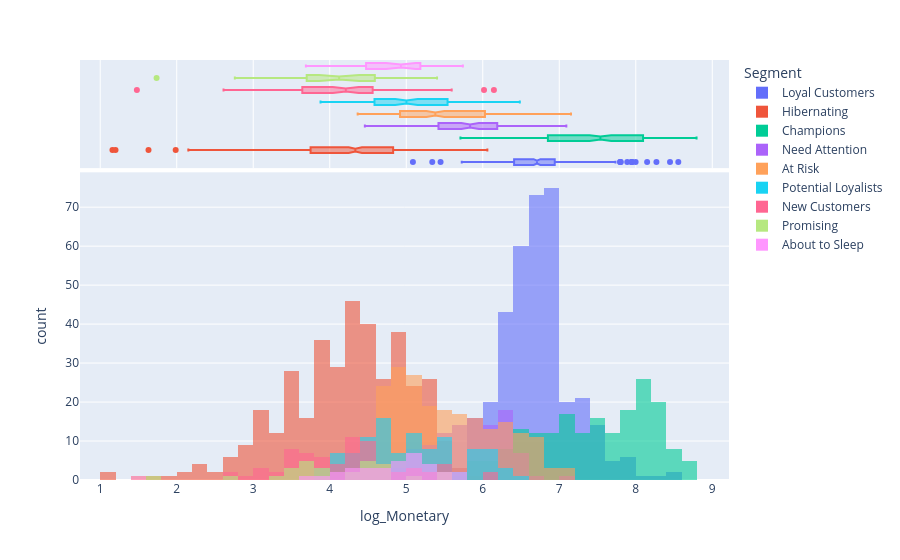

Notebook code for this chart:
### Code cell
px.histogram(fm, x='log_Monetary', color='Segment', nbins=40, 
             barmode='overlay', opacity=0.6, marginal='box')

### Figure 1 — Plotly figure (JSON) as saved in the notebook; plotly's stock layout.template omitted (floating-point values rounded to 4 significant figures; data arrays with more than 128 entries replaced by an {"elided": "..."} marker saying what was removed)
{"data": [{"bingroup": "x", "hovertemplate": "Segment=Loyal Customers<br>log_Monetary=%{x}<br>count=%{y}<extra></extra>", "legendgroup": "Loyal Customers", "marker": {"color": "#636efa", "opacity": 0.6, "pattern": {"shape": ""}}, "name": "Loyal Customers", "nbinsx": 40, "orientation": "v", "showlegend": true, "type": "histogram", "x": {"elided": "363 float values"}, "xaxis": "x", "yaxis": "y"}, {"hovertemplate": "Segment=Loyal Customers<br>log_Monetary=%{x}<extra></extra>", "legendgroup": "Loyal Customers", "marker": {"color": "#636efa"}, "name": "Loyal Customers", "notched": true, "showlegend": false, "type": "box", "x": {"elided": "363 float values"}, "xaxis": "x2", "yaxis": "y2"}, {"bingroup": "x", "hovertemplate": "Segment=Hibernating<br>log_Monetary=%{x}<br>count=%{y}<extra></extra>", "legendgroup": "Hibernating", "marker": {"color": "#EF553B", "opacity": 0.6, "pattern": {"shape": ""}}, "name": "Hibernating", "nbinsx": 40, "orientation": "v", "showlegend": true, "type": "histogram", "x": {"elided": "381 float values"}, "xaxis": "x", "yaxis": "y"}, {"hovertemplate": "Segment=Hibernating<br>log_Monetary=%{x}<extra></extra>", "legendgroup": "Hibernating", "marker": {"color": "#EF553B"}, "name": "Hibernating", "notched": true, "showlegend": false, "type": "box", "x": {"elided": "381 float values"}, "xaxis": "x2", "yaxis": "y2"}, {"bingroup": "x", "hovertemplate": "Segment=Champions<br>log_Monetary=%{x}<br>count=%{y}<extra></extra>", "legendgroup": "Champions", "marker": {"color": "#00cc96", "opacity": 0.6, "pattern": {"shape": ""}}, "name": "Champions", "nbinsx": 40, "orientation": "v", "showlegend": true, "type": "histogram", "x": {"elided": "190 float values"}, "xaxis": "x", "yaxis": "y"}, {"hovertemplate": "Segment=Champions<br>log_Monetary=%{x}<extra></extra>", "legendgroup": "Champions", "marker": {"color": "#00cc96"}, "name": "Champions", "notched": true, "showlegend": false, "type": "box", "x": {"elided": "190 float values"}, "xaxis": "x2", "yaxis": "y2"}, {"bingroup": "x", "hovertemplate": "Segment=Need Attention<br>log_Monetary=%{x}<br>count=%{y}<extra></extra>", "legendgroup": "Need Attention", "marker": {"color": "#ab63fa", "opacity": 0.6, "pattern": {"shape": ""}}, "name": "Need Attention", "nbinsx": 40, "orientation": "v", "showlegend": true, "type": "histogram", "x": [5.237, 6.285, 5.778, 5.551, 5.577, 5.862, 5.05, 6.28, 6.316, 6.305, 5.851, 6.599, 4.7, 6.039, 5.971, 5.228, 4.825, 5.507, 6.211, 5.858, 6.774, 6.162, 5.968, 6.124, 5.749, 5.377, 5.339, 6.234, 5.641, 6.256, 5.782, 5.865, 5.06, 6.327, 5.103, 5.934, 5.743, 5.771, 5.509, 5.206, 5.5, 6.285, 5.836, 6.247, 4.459, 6.073, 5.163, 5.023, 6.214, 6.204, 6.064, 6.092, 5.662, 5.472, 6.117, 5.768, 5.049, 5.378, 6.54, 4.483, 4.998, 5.067, 5.815, 5.638, 6.289, 6.414, 5.216, 6.124, 7.093, 6.286, 4.748, 5.833, 6.085, 5.537, 5.899, 6.271, 6.171, 5.551, 5.745, 4.583, 5.421, 5.717, 5.586, 6.549, 5.181, 6.472, 5.339, 5.704, 5.977, 6.162, 6.43, 5.707, 4.931, 5.883, 6.122, 5.99, 6.028, 6.189, 6.567, 4.582, 6.289, 5.241, 5.924, 5.441, 4.481, 6.274, 6.382, 5.94, 5.769, 5.574], "xaxis": "x", "yaxis": "y"}, {"hovertemplate": "Segment=Need Attention<br>log_Monetary=%{x}<extra></extra>", "legendgroup": "Need Attention", "marker": {"color": "#ab63fa"}, "name": "Need Attention", "notched": true, "showlegend": false, "type": "box", "x": [5.237, 6.285, 5.778, 5.551, 5.577, 5.862, 5.05, 6.28, 6.316, 6.305, 5.851, 6.599, 4.7, 6.039, 5.971, 5.228, 4.825, 5.507, 6.211, 5.858, 6.774, 6.162, 5.968, 6.124, 5.749, 5.377, 5.339, 6.234, 5.641, 6.256, 5.782, 5.865, 5.06, 6.327, 5.103, 5.934, 5.743, 5.771, 5.509, 5.206, 5.5, 6.285, 5.836, 6.247, 4.459, 6.073, 5.163, 5.023, 6.214, 6.204, 6.064, 6.092, 5.662, 5.472, 6.117, 5.768, 5.049, 5.378, 6.54, 4.483, 4.998, 5.067, 5.815, 5.638, 6.289, 6.414, 5.216, 6.124, 7.093, 6.286, 4.748, 5.833, 6.085, 5.537, 5.899, 6.271, 6.171, 5.551, 5.745, 4.583, 5.421, 5.717, 5.586, 6.549, 5.181, 6.472, 5.339, 5.704, 5.977, 6.162, 6.43, 5.707, 4.931, 5.883, 6.122, 5.99, 6.028, 6.189, 6.567, 4.582, 6.289, 5.241, 5.924, 5.441, 4.481, 6.274, 6.382, 5.94, 5.769, 5.574], "xaxis": "x2", "yaxis": "y2"}, {"bingroup": "x", "hovertemplate": "Segment=At Risk<br>log_Monetary=%{x}<br>count=%{y}<extra></extra>", "legendgroup": "At Risk", "marker": {"color": "#FFA15A", "opacity": 0.6, "pattern": {"shape": ""}}, "name": "At Risk", "nbinsx": 40, "orientation": "v", "showlegend": true, "type": "histogram", "x": {"elided": "219 float values"}, "xaxis": "x", "yaxis": "y"}, {"hovertemplate": "Segment=At Risk<br>log_Monetary=%{x}<extra></extra>", "legendgroup": "At Risk", "marker": {"color": "#FFA15A"}, "name": "At Risk", "notched": true, "showlegend": false, "type": "box", "x": {"elided": "219 float values"}, "xaxis": "x2", "yaxis": "y2"}, {"bingroup": "x", "hovertemplate": "Segment=Potential Loyalists<br>log_Monetary=%{x}<br>count=%{y}<extra></extra>", "legendgroup": "Potential Loyalists", "marker": {"color": "#19d3f3", "opacity": 0.6, "pattern": {"shape": ""}}, "name": "Potential Loyalists", "nbinsx": 40, "orientation": "v", "showlegend": true, "type": "histogram", "x": [5.531, 5.548, 6.132, 4.574, 4.821, 5.882, 5.124, 5.961, 4.784, 4.645, 3.908, 4.04, 5.935, 5.355, 4.387, 5.205, 5.459, 4.683, 5.589, 4.895, 4.312, 6.305, 5.242, 5.92, 4.719, 4.345, 4.013, 6.184, 4.329, 5.332, 4.792, 5.445, 4.168, 5.105, 5.987, 5.076, 5.695, 5.121, 3.879, 4.562, 4.054, 4.646, 6.191, 4.75, 4.054, 4.87, 4.614, 5.436, 3.955, 5.127, 4.855, 4.857, 5.625, 6.283, 5.553, 4.78, 4.004, 4.599, 4.411, 5.561, 5.031, 5.124, 5.17, 4.48, 6.144, 6.161, 4.779, 4.519, 5.492, 5.001, 4.535, 5.085, 4.401, 4.209, 4.964, 4.679, 4.876, 4.4, 6.12, 6.272, 6.484, 4.596, 5.835, 5.496, 5.816, 4.618, 4.485, 4.317, 4.548, 5.274, 5.15, 5.004, 5.253, 4.629, 4.761, 4.769, 4.164, 5.386, 5.265, 5.954, 6.079, 6.126, 4.616, 5.494], "xaxis": "x", "yaxis": "y"}, {"hovertemplate": "Segment=Potential Loyalists<br>log_Monetary=%{x}<extra></extra>", "legendgroup": "Potential Loyalists", "marker": {"color": "#19d3f3"}, "name": "Potential Loyalists", "notched": true, "showlegend": false, "type": "box", "x": [5.531, 5.548, 6.132, 4.574, 4.821, 5.882, 5.124, 5.961, 4.784, 4.645, 3.908, 4.04, 5.935, 5.355, 4.387, 5.205, 5.459, 4.683, 5.589, 4.895, 4.312, 6.305, 5.242, 5.92, 4.719, 4.345, 4.013, 6.184, 4.329, 5.332, 4.792, 5.445, 4.168, 5.105, 5.987, 5.076, 5.695, 5.121, 3.879, 4.562, 4.054, 4.646, 6.191, 4.75, 4.054, 4.87, 4.614, 5.436, 3.955, 5.127, 4.855, 4.857, 5.625, 6.283, 5.553, 4.78, 4.004, 4.599, 4.411, 5.561, 5.031, 5.124, 5.17, 4.48, 6.144, 6.161, 4.779, 4.519, 5.492, 5.001, 4.535, 5.085, 4.401, 4.209, 4.964, 4.679, 4.876, 4.4, 6.12, 6.272, 6.484, 4.596, 5.835, 5.496, 5.816, 4.618, 4.485, 4.317, 4.548, 5.274, 5.15, 5.004, 5.253, 4.629, 4.761, 4.769, 4.164, 5.386, 5.265, 5.954, 6.079, 6.126, 4.616, 5.494], "xaxis": "x2", "yaxis": "y2"}, {"bingroup": "x", "hovertemplate": "Segment=New Customers<br>log_Monetary=%{x}<br>count=%{y}<extra></extra>", "legendgroup": "New Customers", "marker": {"color": "#FF6692", "opacity": 0.6, "pattern": {"shape": ""}}, "name": "New Customers", "nbinsx": 40, "orientation": "v", "showlegend": true, "type": "histogram", "x": [3.702, 3.52, 3.554, 4.493, 4.331, 3.406, 3.928, 4.66, 4.315, 4.553, 4.533, 3.725, 5.407, 4.768, 4.223, 4.946, 4.569, 5.542, 4.453, 3.913, 3.54, 3.752, 5.377, 3.272, 3.871, 3.402, 5.594, 1.479, 4.252, 4.549, 3.066, 4.814, 2.698, 3.085, 5.158, 4.009, 4.546, 2.612, 4.208, 3.217, 5.033, 3.129, 4.287, 4.259, 4.606, 4.204, 4.458, 3.68, 3.441, 3.909, 5.184, 4.331, 6.016, 3.976, 5.526, 4.212, 3.509, 4.483, 3.409, 3.603, 4.081, 4.601, 4.5, 3.839, 4.278, 3.72, 3.78, 6.146, 5.274, 2.985, 4.099, 4.059], "xaxis": "x", "yaxis": "y"}, {"hovertemplate": "Segment=New Customers<br>log_Monetary=%{x}<extra></extra>", "legendgroup": "New Customers", "marker": {"color": "#FF6692"}, "name": "New Customers", "notched": true, "showlegend": false, "type": "box", "x": [3.702, 3.52, 3.554, 4.493, 4.331, 3.406, 3.928, 4.66, 4.315, 4.553, 4.533, 3.725, 5.407, 4.768, 4.223, 4.946, 4.569, 5.542, 4.453, 3.913, 3.54, 3.752, 5.377, 3.272, 3.871, 3.402, 5.594, 1.479, 4.252, 4.549, 3.066, 4.814, 2.698, 3.085, 5.158, 4.009, 4.546, 2.612, 4.208, 3.217, 5.033, 3.129, 4.287, 4.259, 4.606, 4.204, 4.458, 3.68, 3.441, 3.909, 5.184, 4.331, 6.016, 3.976, 5.526, 4.212, 3.509, 4.483, 3.409, 3.603, 4.081, 4.601, 4.5, 3.839, 4.278, 3.72, 3.78, 6.146, 5.274, 2.985, 4.099, 4.059], "xaxis": "x2", "yaxis": "y2"}, {"bingroup": "x", "hovertemplate": "Segment=Promising<br>log_Monetary=%{x}<br>count=%{y}<extra></extra>", "legendgroup": "Promising", "marker": {"color": "#B6E880", "opacity": 0.6, "pattern": {"shape": ""}}, "name": "Promising", "nbinsx": 40, "orientation": "v", "showlegend": true, "type": "histogram", "x": [4.288, 3.862, 5.193, 3.884, 5.402, 2.759, 4.528, 4.435, 3.756, 3.494, 4.683, 1.737, 3.55, 4.426, 3.778, 4.427, 5.403, 4.784, 3.993, 3.479, 3.78, 4.711, 3.772, 4.253, 3.641, 3.275, 4.421, 4.651], "xaxis": "x", "yaxis": "y"}, {"hovertemplate": "Segment=Promising<br>log_Monetary=%{x}<extra></extra>", "legendgroup": "Promising", "marker": {"color": "#B6E880"}, "name": "Promising", "notched": true, "showlegend": false, "type": "box", "x": [4.288, 3.862, 5.193, 3.884, 5.402, 2.759, 4.528, 4.435, 3.756, 3.494, 4.683, 1.737, 3.55, 4.426, 3.778, 4.427, 5.403, 4.784, 3.993, 3.479, 3.78, 4.711, 3.772, 4.253, 3.641, 3.275, 4.421, 4.651], "xaxis": "x2", "yaxis": "y2"}, {"bingroup": "x", "hovertemplate": "Segment=About to Sleep<br>log_Monetary=%{x}<br>count=%{y}<extra></extra>", "legendgroup": "About to Sleep", "marker": {"color": "#FF97FF", "opacity": 0.6, "pattern": {"shape": ""}}, "name": "About to Sleep", "nbinsx": 40, "orientation": "v", "showlegend": true, "type": "histogram", "x": [4.93, 4.949, 5.231, 5.133, 5.263, 4.186, 4.198, 5.056, 3.688, 5.074, 4.888, 4.55, 4.418, 5.169, 5.15, 4.369, 5.448, 5.74, 5.41, 4.793, 5.249, 4.39, 5.041, 4.806, 5.318, 3.998, 4.712, 5.739, 5.04, 4.494, 4.247, 4.681, 4.901], "xaxis": "x", "yaxis": "y"}, {"hovertemplate": "Segment=About to Sleep<br>log_Monetary=%{x}<extra></extra>", "legendgroup": "About to Sleep", "marker": {"color": "#FF97FF"}, "name": "About to Sleep", "notched": true, "showlegend": false, "type": "box", "x": [4.93, 4.949, 5.231, 5.133, 5.263, 4.186, 4.198, 5.056, 3.688, 5.074, 4.888, 4.55, 4.418, 5.169, 5.15, 4.369, 5.448, 5.74, 5.41, 4.793, 5.249, 4.39, 5.041, 4.806, 5.318, 3.998, 4.712, 5.739, 5.04, 4.494, 4.247, 4.681, 4.901], "xaxis": "x2", "yaxis": "y2"}], "layout": {"barmode": "overlay", "legend": {"title": {"text": "Segment"}, "tracegroupgap": 0}, "margin": {"t": 60}, "xaxis": {"anchor": "y", "domain": [0, 1], "title": {"text": "log_Monetary"}}, "xaxis2": {"anchor": "y2", "domain": [0, 1], "matches": "x", "showgrid": true, "showticklabels": false}, "yaxis": {"anchor": "x", "domain": [0, 0.7326], "title": {"text": "count"}}, "yaxis2": {"anchor": "x2", "domain": [0.7426, 1], "matches": "y2", "showgrid": false, "showline": false, "showticklabels": false, "ticks": ""}}}
